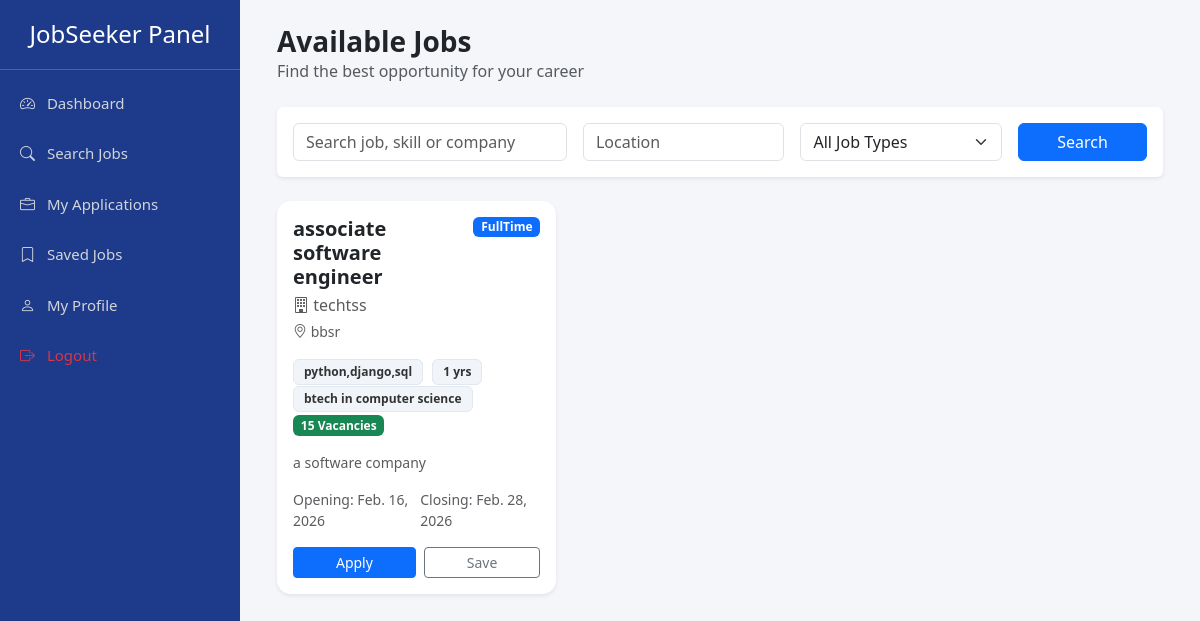
Page /accounts/applyjob_list on the committed database.
### Employer/models.py (models this page shows, shortened)
class PostJob(models.Model):
    Choice=(
        ("FullTime",'Fultime'),
        ("PartTime",'Part-tiem'),
        ("Contract",'Contract'),
        ("Internship",'Internship')
    )
    employee=models.ForeignKey(Emp_profile_update,on_delete=models.CASCADE)
    Job_name=models.CharField(max_length=30)
    Job_Type=models.CharField(max_length=30,choices=Choice)
    Job_Skill=models.CharField(max_length=30)
    Experience=models.IntegerField()
    Qualification=models.CharField(max_length=30)
    Location=models.CharField(max_length=30)
    vacancies=models.CharField(max_length=30)
    opening_date=models.DateField()
    closing_date=models.DateField()

class Emp_profile_update(models.Model):
    email=models.ForeignKey(Register_master,on_delete=models.CASCADE)
    empid=models.CharField(max_length=100,unique=True)
    Designation=models.CharField(max_length=30)
    job_profile=models.CharField(max_length=100)
    company_Name=models.CharField(max_length=40)
    company_details=models.TextField()
    company_address=models.TextField()
    company_website=models.URLField()

### Accounts/views.py (the view, shortened to what this page needs)
# urls.py: path('applyjob_list',applyjob_list,name="applyjob_list"),
def applyjob_list(request):
    jobs = PostJob.objects.all()
    keyword = request.GET.get("keyword")
    location = request.GET.get("location")
    job_type = request.GET.get("type")
    if keyword:
        jobs = jobs.filter(
            Q(Job_name__icontains=keyword) |
            Q(Job_Skill__icontains=keyword) |
            Q(employee__company_Name__icontains=keyword)
        )
    if location:
        jobs = jobs.filter(Location__icontains=location)
    if job_type:
        jobs = jobs.filter(Job_Type=job_type)
    return render(request, "applyjob_list.html", {"edata": jobs})

### Accounts/templates/applyjob_list.html (shortened to what this page needs)
{% extends "jobseeker_base.html" %}
{% load static %}
{% block content %}
<div class="container-fluid">
<div class="d-flex flex-wrap justify-content-between align-items-center mb-4">
<div>
<h3 class="fw-bold mb-0">Available Jobs</h3>
<p class="text-muted mb-0">Find the best opportunity for your career</p>
</div>
</div>
<div class="card shadow-sm border-0 mb-4">
<div class="card-body">
<form id="searchForm">
<div class="row g-3">
<div class="col-lg-4 col-md-6">
<input type="text"
class="form-control"
name="keyword"
placeholder="Search job, skill or company">
</div>
<div class="col-lg-3 col-md-6">
<input type="text"
class="form-control"
name="location"
placeholder="Location">
</div>
<div class="col-lg-3 col-md-6">
<select name="type" class="form-select">
<option value="">All Job Types</option>
</select>
</div>
<div class="col-lg-2 col-md-6">
<button class="btn btn-primary w-100">Search</button>
</div>
</div>
</form>
</div>
</div>
<div class="row g-4" id="jobContainer">
{% for data in edata %}
<div class="col-xl-4 col-lg-6 col-md-6">
<div class="card job-card border-0 shadow-sm h-100">
<div class="card-body d-flex flex-column">
<div class="d-flex justify-content-between align-items-start">
<div>
<h5 class="fw-bold mb-1">{{ data.Job_name }}</h5>
<p class="text-muted mb-1">
<i class="bi bi-building"></i> {{ data.employee.company_Name }}
</p>
<p class="text-muted small mb-0">
<i class="bi bi-geo-alt"></i> {{ data.Location }}
</p>
</div>
<span class="badge bg-primary">{{ data.Job_Type }}</span>
</div>
<div class="mt-3">
<span class="badge skill-badge">{{ data.Job_Skill }}</span> <span class="badge skill-badge">{{ data.Experience }} yrs</span> <span class="badge skill-badge">{{ data.Qualification }}</span> <span class="badge bg-success">{{ data.vacancies }} Vacancies</span>
</div>
<p class="text-muted small mt-3 flex-grow-1">
{{ data.employee.company_details|truncatechars:120 }}
</p>
<div class="d-flex justify-content-between small text-muted mb-3">
<span>Opening: {{ data.opening_date }}</span>
<span>Closing: {{ data.closing_date }}</span>
</div>
<div class="d-flex gap-2">
<button class="btn btn-primary btn-sm flex-fill applyBtn"
data-id="{{ data.id }}">
Apply </button>
<button class="btn btn-outline-secondary btn-sm flex-fill saveBtn"
data-id="{{ data.id }}">
Save </button>
</div>
</div>
</div>
</div>
{% endfor %}
</div>
</div>
{% endblock %}

### Accounts/templates/jobseeker_base.html (style rules this page uses)
body { background:#f4f6f9; margin:0; font-family:system-ui; overflow-x:hidden; }

### Accounts/templates/applyjob_list.html (style rules this page uses)
.job-card { border-radius:14px; transition:0.3s; }
.skill-badge { background:#f1f5f9; color:#333; border:1px solid #e2e8f0; margin-right:5px; padding:6px 10px; }

### rows in the picture
PostJob: Job_name "associate software engineer", employee.company_Name "techtss", Location "bbsr", Job_Type "FullTime", Job_Skill "python,django,sql", Experience "1", Qualification "btech in computer science", vacancies "15", employee.company_details "a software company", opening_date "Feb. 16, 2026", closing_date "Feb. 28, 2026"
